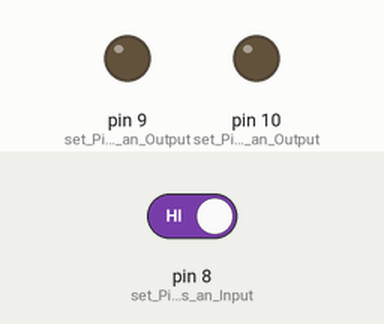
Bench run of a sketch on a simulated Arduino Uno, built with avr-gcc and run on an emulated ATmega328P. On the bench: output pins drawn as LEDs (lit = HIGH). The test bench sets the inputs (shaded band); at power-on: pin 8 (set_Pin_8_as_an_Input) HIGH.

Above: at 15.8 s.
15.9 s: pin 8 (set_Pin_8_as_an_Input) driven LOW
At 20.5 s:
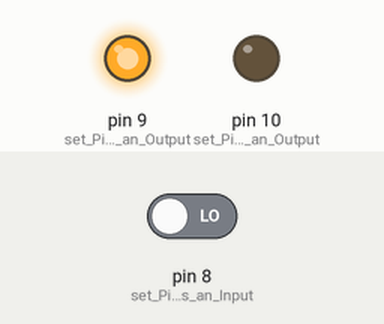
23.4 s: pin 8 (set_Pin_8_as_an_Input) driven HIGH
At 25.5 s:
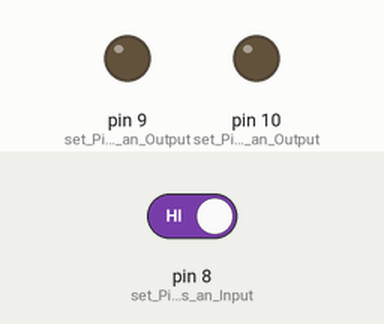
Timing chart, 0 to 27.0 s (numbered marks = the images above; inputs shaded):
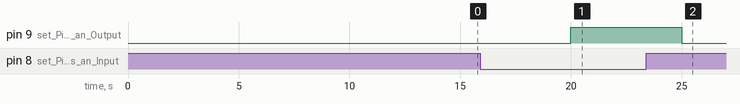

Measured:
- after the input at 15.9 s, pin 9 (set_Pin_9_as_an_Output): LOW → HIGH after 4.1 s
- after the input at 23.4 s, pin 9 (set_Pin_9_as_an_Output): HIGH → LOW after 1.6 s

The sketch:

1_Sensors.ino
```cpp
void setup() {
  // Light Pins
  pinMode(9, OUTPUT);     // set Pin 9 as an Output
  pinMode(10, OUTPUT);    // set Pin 10 as an Output

  // Sensor Pins
  pinMode(8, INPUT);     // set Pin 8 as an Input
}

// Main loop - runs repeatedly
void loop() {
  delay(5000);            // Wait for 5 seconds
  sensorTest();         // Call the sensorTest function
}

// Sensor Test - Turns the light ON or OFF based on sensor input
void sensorTest(){
  if(digitalRead(8) == 0){  // If sensor detects something (LOW)
    ON();                   // Turn the LED ON
  }
  else {                    // If sensor does not detect anything (HIGH)
    OFF();                  // Turn the LED OFF
  }
}

// Turn the LED ON by setting Pin 9 HIGH and Pin 10 LOW
void ON(){
  digitalWrite(9, HIGH);  // Set Pin 9 to HIGH = ON
  digitalWrite(10, LOW);  // Set Pin 10 to LOW = OFF
}

// Turn the LED OFF by setting both Pins 9 and 10 to LOW
void OFF() {
  digitalWrite(9, LOW);   // Set Pin 9 to LOW = OFF
  digitalWrite(10, LOW);  // Set Pin 10 to LOW = OFF
}
```
